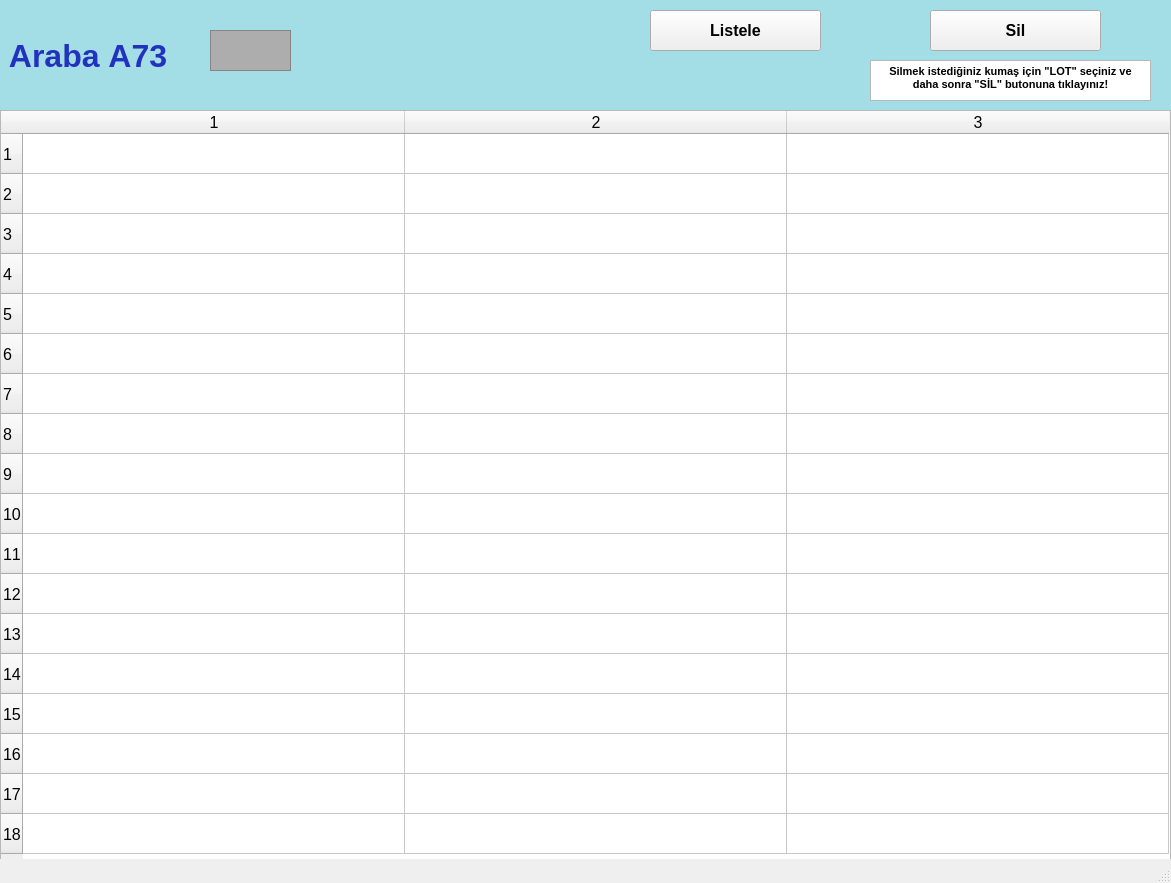
<?xml version="1.0" encoding="UTF-8"?>
<ui version="4.0">
 <class>arabalarA73_ekran</class>
 <widget class="QMainWindow" name="arabalarA73_ekran">
  <property name="geometry">
   <rect>
    <x>0</x>
    <y>0</y>
    <width>1171</width>
    <height>883</height>
   </rect>
  </property>
  <property name="font">
   <font>
    <pointsize>12</pointsize>
    <weight>50</weight>
    <bold>false</bold>
    <kerning>false</kerning>
   </font>
  </property>
  <property name="windowTitle">
   <string/>
  </property>
  <widget class="QWidget" name="centralwidget">
   <widget class="QLabel" name="arabaA1yazi_lbl">
    <property name="geometry">
     <rect>
      <x>0</x>
      <y>0</y>
      <width>1171</width>
      <height>111</height>
     </rect>
    </property>
    <property name="font">
     <font>
      <pointsize>24</pointsize>
      <weight>75</weight>
      <bold>true</bold>
     </font>
    </property>
    <property name="styleSheet">
     <string notr="true">background-color: rgb(163, 221, 229);
color: rgb(34, 50, 190);</string>
    </property>
    <property name="text">
     <string> Araba A73</string>
    </property>
   </widget>
   <widget class="QFrame" name="arabaA1_img">
    <property name="geometry">
     <rect>
      <x>210</x>
      <y>30</y>
      <width>81</width>
      <height>41</height>
     </rect>
    </property>
    <property name="styleSheet">
     <string notr="true">background-color: rgb(173, 173, 173);</string>
    </property>
    <property name="frameShape">
     <enum>QFrame::StyledPanel</enum>
    </property>
    <property name="frameShadow">
     <enum>QFrame::Raised</enum>
    </property>
   </widget>
   <widget class="QPushButton" name="listele73_btn">
    <property name="geometry">
     <rect>
      <x>650</x>
      <y>10</y>
      <width>171</width>
      <height>41</height>
     </rect>
    </property>
    <property name="font">
     <font>
      <pointsize>12</pointsize>
      <weight>75</weight>
      <bold>true</bold>
     </font>
    </property>
    <property name="text">
     <string>Listele</string>
    </property>
   </widget>
   <widget class="QTableWidget" name="A73_tw">
    <property name="geometry">
     <rect>
      <x>0</x>
      <y>110</y>
      <width>1171</width>
      <height>751</height>
     </rect>
    </property>
    <property name="baseSize">
     <size>
      <width>0</width>
      <height>0</height>
     </size>
    </property>
    <property name="rowCount">
     <number>18</number>
    </property>
    <property name="columnCount">
     <number>3</number>
    </property>
    <attribute name="horizontalHeaderVisible">
     <bool>true</bool>
    </attribute>
    <attribute name="horizontalHeaderCascadingSectionResizes">
     <bool>false</bool>
    </attribute>
    <attribute name="horizontalHeaderDefaultSectionSize">
     <number>382</number>
    </attribute>
    <attribute name="horizontalHeaderMinimumSectionSize">
     <number>38</number>
    </attribute>
    <attribute name="verticalHeaderDefaultSectionSize">
     <number>40</number>
    </attribute>
    <attribute name="verticalHeaderMinimumSectionSize">
     <number>23</number>
    </attribute>
    <row/>
    <row/>
    <row/>
    <row/>
    <row/>
    <row/>
    <row/>
    <row/>
    <row/>
    <row/>
    <row/>
    <row/>
    <row/>
    <row/>
    <row/>
    <row/>
    <row/>
    <row/>
    <column/>
    <column/>
    <column/>
   </widget>
   <widget class="QPushButton" name="sil73_btn">
    <property name="geometry">
     <rect>
      <x>930</x>
      <y>10</y>
      <width>171</width>
      <height>41</height>
     </rect>
    </property>
    <property name="font">
     <font>
      <pointsize>12</pointsize>
      <weight>75</weight>
      <bold>true</bold>
     </font>
    </property>
    <property name="text">
     <string>Sil</string>
    </property>
   </widget>
   <widget class="QTextBrowser" name="textBrowser">
    <property name="geometry">
     <rect>
      <x>870</x>
      <y>60</y>
      <width>281</width>
      <height>41</height>
     </rect>
    </property>
    <property name="html">
     <string>&lt;!DOCTYPE HTML PUBLIC &quot;-//W3C//DTD HTML 4.0//EN&quot; &quot;http://www.w3.org/TR/REC-html40/strict.dtd&quot;&gt;
&lt;html&gt;&lt;head&gt;&lt;meta name=&quot;qrichtext&quot; content=&quot;1&quot; /&gt;&lt;style type=&quot;text/css&quot;&gt;
p, li { white-space: pre-wrap; }
&lt;/style&gt;&lt;/head&gt;&lt;body style=&quot; font-family:'MS Shell Dlg 2'; font-size:12pt; font-weight:400; font-style:normal;&quot;&gt;
&lt;p align=&quot;center&quot; style=&quot; margin-top:0px; margin-bottom:0px; margin-left:0px; margin-right:0px; -qt-block-indent:0; text-indent:0px;&quot;&gt;&lt;span style=&quot; font-size:8pt; font-weight:600;&quot;&gt;Silmek istediğiniz kumaş için &amp;quot;LOT&amp;quot; seçiniz ve daha sonra &amp;quot;SİL&amp;quot; butonuna tıklayınız!&lt;/span&gt;&lt;/p&gt;&lt;/body&gt;&lt;/html&gt;</string>
    </property>
   </widget>
  </widget>
  <widget class="QStatusBar" name="statusbar"/>
 </widget>
 <resources/>
 <connections/>
</ui>
